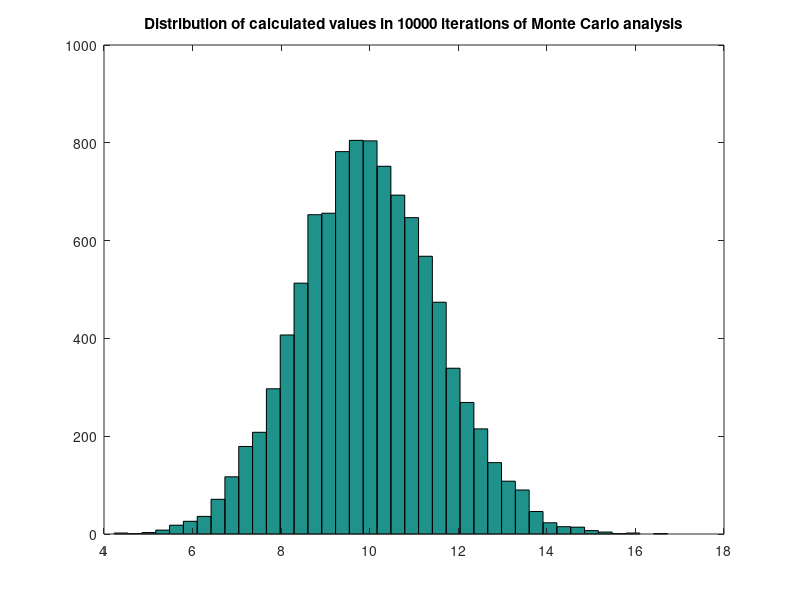

The MATLAB script that drew this image:
%%Example of a Monte Carlo error analysis

% Use this program to determine the error in any expression using a Monte Carlo method
% The example here is for calculating the error in calculating air-sea CO2 flux, where
% CO2flux = k*solubility*(CO2ocean - CO2atm)
% In this example, and error values are given for k, CO2ocean, and CO2atm.


%randn picks a random number between -3 and +3 weighted by a normal distribution 
clear; randn('state',sum(100*clock));
% enter the number of solutions to calculate
counter = 10000;
%Mean mean value for each term in expression
k=6; %units = m/day
CO2atm = 400; %units = uatm
CO2ocean = 350; %units = uatm
CO2sat=33.2/1000; % mmol m-3 uatm-1

%Equation and calculation without any error
CO2flux_noerr = k*CO2sat*(CO2atm - CO2ocean); %units = mmol m-2 d-1

%Mean standard deviation for each term in expression
ksd= k*0.15;
CO2atmsd = 0.5;
CO2oceansd = 2;

% loop to calculate solutions, where CO2flux is the array containing solution population
for i = 1:counter
    CO2flux(i)= (k+randn*ksd)*[(CO2atm+randn*CO2atmsd) - (CO2ocean+randn*CO2oceansd)]*CO2sat;
end

%plots histogram of solutions using 40 bins (vary the bin number to spread out the histogram) 
hist(CO2flux,40)
title(['Distribution of calculated values in ' num2str(counter) ' iterations of Monte Carlo analysis'])

%calculate statistics of solution population
CO2flux_med= median(CO2flux)
CO2flux_avg= mean(CO2flux)
CO2flux_std= std(CO2flux)



